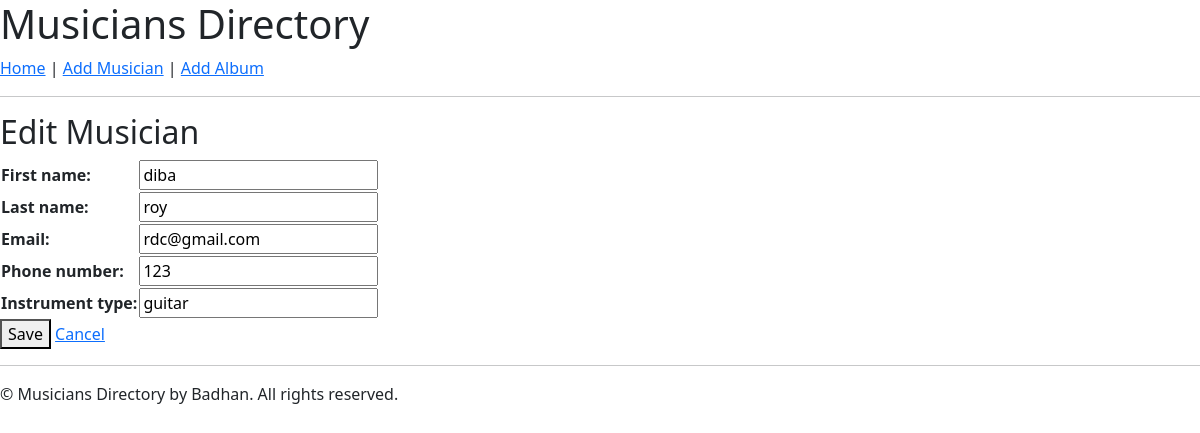
The app's page /musician/edit/1/ with its own data.
### directory/models.py (models this page shows, shortened)
class Musician(models.Model):
    first_name = models.CharField(max_length=100)
    last_name = models.CharField(max_length=100)
    email = models.EmailField(unique=True)
    phone_number = models.CharField(max_length=15)
    instrument_type = models.CharField(max_length=100)

### directory/views.py (the view)
# urls.py: path('musician/edit/<int:pk>/', views.musician_edit, name='musician_edit'),
def musician_edit(request, pk):
    musician = get_object_or_404(Musician, pk=pk)
    if request.method == 'POST':
        form = MusicianForm(request.POST, instance=musician)
        if form.is_valid():
            form.save()
            return redirect('musician_list')
    else:
        form = MusicianForm(instance=musician)
    return render(request, 'directory/musician_form.html', {'form': form, 'title': 'Edit Musician'})

### directory/forms.py
class MusicianForm(forms.ModelForm):
    class Meta:
        model = Musician
        fields = ['first_name', 'last_name', 'email', 'phone_number', 'instrument_type']

### templates/directory/musician_form.html (shortened to what this page needs)
{% extends 'base.html' %}
{% load static %}
{% block content %}
<h2>{{ title }}</h2>
<form method="post">
    <table>
        {{ form.as_table }}
    </table>
    <button type="submit">Save</button>
    <a href="{% url 'musician_list' %}">Cancel</a>
</form>
{% endblock %}

### records on screen
Musician: first_name "diba", last_name "roy", email "rdc@gmail.com", phone_number "123", instrument_type "guitar"

### other values on screen
{{ title }} "Edit Musician"
